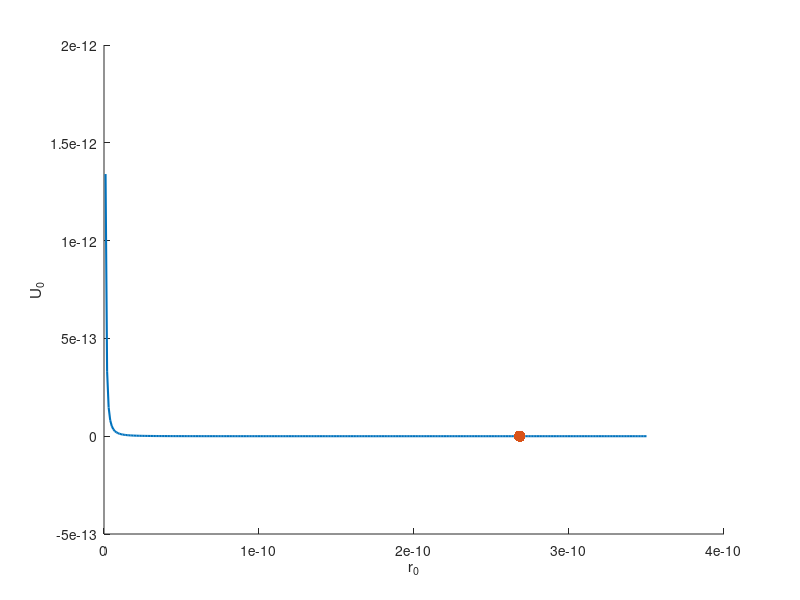
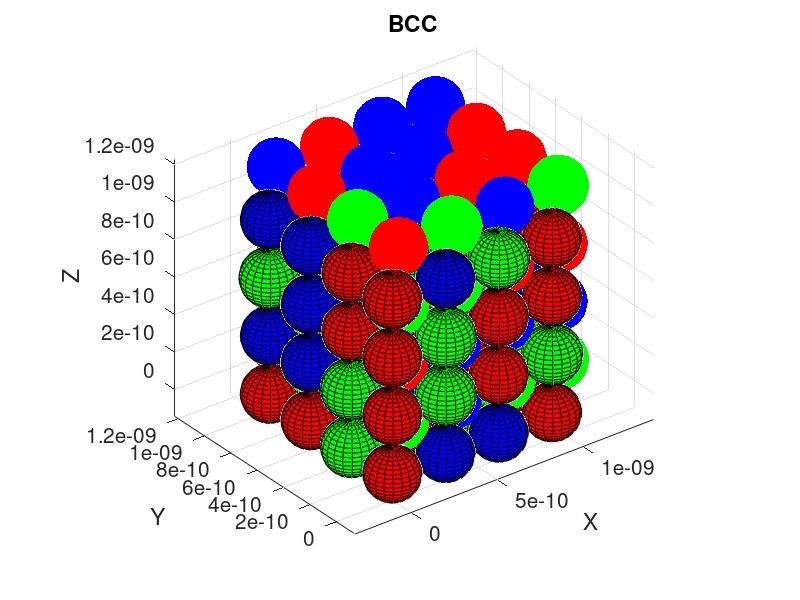

Write the MATLAB code that produced these figures, in order.
clear;

%% ESTRUCTURA BCC %%

% Número de celda unidad por lado.
N_celda_extra_lado = 3; % N_celda_extra_lado = N_celda_lado - 1.

% Proporciones de cada tipo de átomo.
Prop_1 = 52/128;
Prop_2 = 38/128;
Prop_3 = 38/128;

% Recuento número de átomos.
Num_atomo_T0 = 0;
Num_atomo_T = (N_celda_extra_lado + 1)^3 * 2; % Recuento inverso.
Num_atomo_1 = Num_atomo_T * Prop_1;
Num_atomo_2 = Num_atomo_T * Prop_2;
Num_atomo_3 = Num_atomo_T * Prop_3;

% Radios.
Radio_1 = sqrt(3)*3.16e-10/4; % a = 3.16 (W 1e-10 m)
Radio_2 = sqrt(3)*3.30e-10/4; % a = 3.30 (Nb 1e-10 m)
Radio_3 = sqrt(3)*3.15e-10/4; % a = 3.15 (Mo 1e-10 m)
       % Tántalo(Ta), Cromo(Cr), Vanadio(V) %

% Constantes A y B para cada tipo de átomo.
A_1 = 12.56e-27; % A = 12.56 1e-27 Jm
B_1 = 16.19e-37; % B = 16.19 1e-37 Jm^2
A_2 = 7.87e-27; % A = 7.87 1e-27 Jm
B_2 = 11.24e-37; % B = 11.24 1e-37 Jm^2
A_3 = 8.86e-27; % A = 8.86 1e-27 Jm
B_3 = 12.09e-37; % B = 12.09 1e-37 Jm^2

% Cálculo de energía antes de las microdeformaciones.
A_promedio = Prop_1 * A_1 + Prop_2 * A_2 + Prop_3 * A_3;
B_promedio = Prop_1 * B_1 + Prop_2 * B_2 + Prop_3 * B_3;
r0 = 0:0.01e-10:3.50e-10;
U0 = (- A_promedio./r0 + B_promedio./(r0.^2)); %*6.022e3; % Esto estaría en unidades de kJ/mol.
hold on
plot (r0, U0, 'LineWidth', 1.5);
r0_min = 2*B_promedio/A_promedio;
U0_min = - A_promedio/r0_min + B_promedio/(r0_min^2);
plot (r0_min,U0_min,'.', 'MarkerSize', 25)
xlabel ('r_0')
ylabel ('U_0')
hold off

% Distancia entre dos átomos consecutivos en las esquinas.
Parmtr_reticular = 2 * r0_min / sqrt(3);

% Distancia entre el centro y las esquinas de la celda.
Dist_centro_esquinas = r0_min;

% Recuento energía.
Energia_T = 0;

% Matriz donde se almacena la información de los átomos.
Info_atomo = zeros((N_celda_extra_lado + 1)^3 * 2, 5); % 5 columnas: Número, Tipo, X, Y, Z

% Representar la estructura.
figure;
hold on;
axis equal;

% Colocar átomos en las esquinas de cada celda unidad.
for x = 0:Parmtr_reticular:N_celda_extra_lado*Parmtr_reticular
    for y = 0:Parmtr_reticular:N_celda_extra_lado*Parmtr_reticular
        for z = 0:Parmtr_reticular:N_celda_extra_lado*Parmtr_reticular
            % Posición de los átomos.
            Pos_esquina = [x, y, z];
            
            % Genera número aleatorio.
            Num_aleatorio = rand();

            % Determinar el tipo de átomo según las proporciones dadas.
            if Num_aleatorio < Prop_1
                % Tipo 1.
                Tipo_atom = 1;
                Color_esq = 'r';
                Radio_esq = Radio_1;
                A = A_1;
                B = B_1;
                Num_atomo_1 = Num_atomo_1 - 1;
            elseif Num_aleatorio < (Prop_1+Prop_2)
                % Tipo 2.
                Tipo_atom = 2;
                Color_esq = 'g';
                Radio_esq = Radio_2;
                A = A_2;
                B = B_2;
                Num_atomo_2 = Num_atomo_2 - 1;
            else
                % Tipo 3.
                Tipo_atom = 3;
                Color_esq = 'b';
                Radio_esq = Radio_3;
                A = A_3;
                B = B_3;
                Num_atomo_3 = Num_atomo_3 - 1;
            end

            % Cálculo de las proporciones reales.
            Prop_1 = Num_atomo_1/Num_atomo_T;
            Prop_2 = Num_atomo_2/Num_atomo_T;
            Prop_3 = Num_atomo_3/Num_atomo_T;

            % Almacenar información del átomo en la matriz.
            Nombre_columnas = {'Número del átomo', 'Tipo del átomo', 'X', 'Y', 'Z'};
            Info_atomo(Num_atomo_T0 + 1, :) = [Num_atomo_T0 + 1, Tipo_atom, Pos_esquina/Parmtr_reticular];
            Matriz_info = [Nombre_columnas; num2cell(Info_atomo)];       

            % Acumular número de átomos.
            Num_atomo_T0 = Num_atomo_T0 + 1;

            % Representar el átomo con el color y radio correspondiente.
            [x_sphere, y_sphere, z_sphere] = sphere;
            x_sphere = x_sphere * Radio_esq + Pos_esquina(1);
            y_sphere = y_sphere * Radio_esq + Pos_esquina(2);
            z_sphere = z_sphere * Radio_esq + Pos_esquina(3);
            
            surf(x_sphere, y_sphere, z_sphere, 'FaceColor', Color_esq, 'EdgeColor', 'k');
            
            % Distancia a los primeros vecinos.
            Dist_vecino = r0_min;
            
            % Calcular la energía de cada átomo.
            Energia_atomo = -(A / Dist_vecino) + (B / Dist_vecino^2);
            
            % Sumar la energía de todos los átomos.
            Energia_T = Energia_T + Energia_atomo;

            % Número de átomos total.
            Num_atomo_T = Num_atomo_T - 1;

        end
    end
end

% Colocar átomos en el centro de cada celda unidad.
for x = 0:Parmtr_reticular:N_celda_extra_lado*Parmtr_reticular
    for y = 0:Parmtr_reticular:N_celda_extra_lado*Parmtr_reticular
        for z = 0:Parmtr_reticular:N_celda_extra_lado*Parmtr_reticular
            % Posición del átomo en el centro de la celda.
            Pos_centro = [x, y, z] + Parmtr_reticular * (1/2) * [1, 1, 1];
            
            % Genera número aleatorio.
            Num_aleatorio = rand();

            % Determinar el tipo de átomo según las proporciones dadas.
            if Num_aleatorio < Prop_1
                % Tipo 1.
                Tipo_atom = 1;
                Color_centro = 'r';
                Radio_centro = Radio_1;
                A = A_1;
                B = B_1;
                Num_atomo_1 = Num_atomo_1 - 1;
            elseif Num_aleatorio < (Prop_1+Prop_2)
                % Tipo 2.
                Tipo_atom = 2;
                Color_centro = 'g';
                Radio_centro = Radio_2;
                A = A_2;
                B = B_2;
                Num_atomo_2 = Num_atomo_2 - 1;
            else
                % Tipo 3.
                Tipo_atom = 3;
                Color_centro = 'b';
                Radio_centro = Radio_3;
                A = A_3;
                B = B_3;
                Num_atomo_3 = Num_atomo_3 - 1;
            end
            
            % Cálculo de las proporciones reales.
            Prop_1 = Num_atomo_1/Num_atomo_T;
            Prop_2 = Num_atomo_2/Num_atomo_T;
            Prop_3 = Num_atomo_3/Num_atomo_T;

            % Almacenar la información de cada átomo en la matriz.
            Info_atomo(Num_atomo_T0 + 1, :) = [Num_atomo_T0 + 1, Tipo_atom, Pos_centro/Parmtr_reticular];
            Matriz_info = [Nombre_columnas; num2cell(Info_atomo)];

            % Acumular número de átomos.
            Num_atomo_T0 = Num_atomo_T0 + 1;


            % Representar el átomo con el color y radio correspondiente.
            [x_sphere, y_sphere, z_sphere] = sphere;
            x_sphere = x_sphere * Radio_centro + Pos_centro(1);
            y_sphere = y_sphere * Radio_centro + Pos_centro(2);
            z_sphere = z_sphere * Radio_centro + Pos_centro(3);
            
            surf(x_sphere, y_sphere, z_sphere, 'FaceColor', Color_centro, 'EdgeColor', 'none');
            
            % Distancia a los primeros vecinos.
            Dist_vecino = r0_min;
            
            % Calcular la energía de cada átomo.
            Energia_atomo = -(A / Dist_vecino) + (B / Dist_vecino^2);
            
            % Sumar la energía de todos los átomos.
            Energia_T = Energia_T + Energia_atomo;

            % Número de átomos total.
            Num_atomo_T = Num_atomo_T - 1;

        end
    end
end

% Calcular energía media por átomo.
Energia_media_atomo = Energia_T / Num_atomo_T0;

% Dar la energía media por átomo.
disp(['Energía total: ' num2str(Energia_T)]);
disp(['Número de átomos: ' num2str(Num_atomo_T0)]);
disp(['Energía media por átomo: ' num2str(Energia_media_atomo)]);

% Especificaciones de la representación.
set(gca, 'FontSize', 15);
title('BCC');
xlabel('X');
ylabel('Y');
zlabel('Z');
view(3);
grid on;
